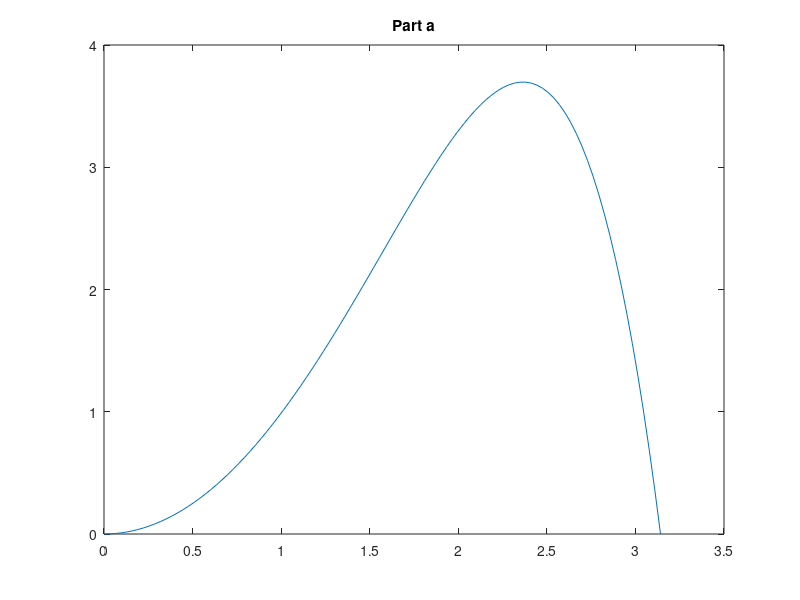
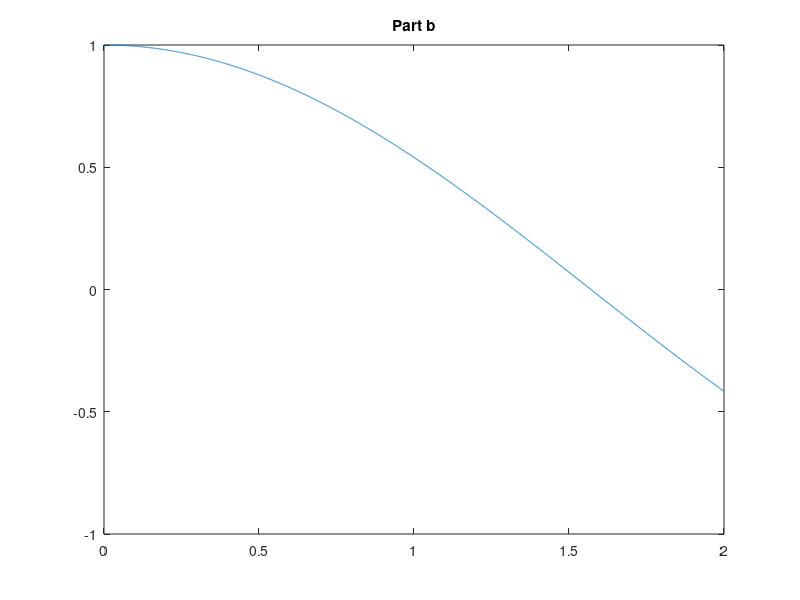

Here is the MATLAB script that generated these plots, in order:
%----------------------------------------------------------------------------%
% Opening Commands
%----------------------------------------------------------------------------%
close all; clear; clc

%----------------------------------------------------------------------------%
% Part a
%
% For a cell-edge grid, there will be 1 more point than cell. This happens
% because there is a point at the start of each cell and the endpoints are
% included.
%----------------------------------------------------------------------------%
N = 100;  % the number of grid points
a = 0;b = pi;  % the left and right bounds
h = (b - a) / (N - 1);  % calculate the step size
x_edge = a:h:b;  % build the cell-edge spatial grid

f = @(x) sin(x) .* sinh(x);  % Define anonymous function

figure  % create new figure
plot(x_edge, f(x_edge));  % plot the function on my grid
title('Part a')

whos('x_edge');

%----------------------------------------------------------------------------%
% Part b
%
% For a cell-center grid, there will be the same number of points and cells.
% This happens because there is a point in the center of each cell
%----------------------------------------------------------------------------%
n2 = 5000;  % Number of points
a2 = 0;  % lower bound
b2 = 2;  % upper bound
h2 = (b2 - a2) /  n2;  % Step size
x_center = a2 + h2 / 2:h2:b2 - h2 / 2;  % centered grid

whos('x_center');

f2 = @(x) cos(x);

figure  % Create new figure
plot(x_center, f2(x_center));
title('Part b');

int_estimate = sum(f2(x_center)) * h2;  % Estimate integral
int_real = quadgk(f2, 0, 2);  % Real integral

abs_int_err = abs(int_real - int_estimate);  % Absolute error in integral
disp('Error in the integral: '); % display the error
disp(abs_int_err);

%----------------------------------------------------------------------------%
% Part c
%
% In order to calculate the derivative at a points x, you need points on
% either side of x. The ghost points give you that.
%----------------------------------------------------------------------------%
n3 = 500;
a3 = 0;
b3 = pi / 2;
h3 = (b3 - a3) / n3;
x_c_ghost = a3 - h3 / 2:h3: b3 + h3 / 2;

whos('x_c_ghost');

f3 = @(x) sin(x);

y3 = f3(x_c_ghost);
